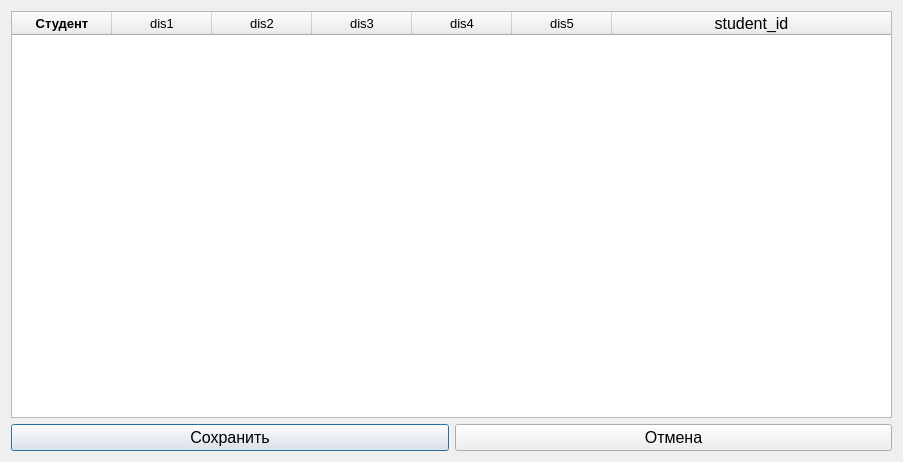
<?xml version="1.0" encoding="UTF-8"?>
<ui version="4.0">
 <class>addoredit_srez_bally</class>
 <widget class="QDialog" name="addoredit_srez_bally">
  <property name="geometry">
   <rect>
    <x>0</x>
    <y>0</y>
    <width>903</width>
    <height>462</height>
   </rect>
  </property>
  <property name="windowTitle">
   <string>Баллы по срезам знаний</string>
  </property>
  <layout class="QGridLayout" name="gridLayout">
   <item row="1" column="0">
    <widget class="QPushButton" name="pushButton_save">
     <property name="font">
      <font>
       <pointsize>12</pointsize>
      </font>
     </property>
     <property name="text">
      <string>Сохранить</string>
     </property>
     <property name="icon">
      <iconset resource="../resourses.qrc">
       <normaloff>:/img/img/save.png</normaloff>:/img/img/save.png</iconset>
     </property>
    </widget>
   </item>
   <item row="1" column="1">
    <widget class="QPushButton" name="pushButton_cancel">
     <property name="font">
      <font>
       <pointsize>12</pointsize>
      </font>
     </property>
     <property name="text">
      <string>Отмена</string>
     </property>
     <property name="icon">
      <iconset resource="../resourses.qrc">
       <normaloff>:/img/img/cancel.png</normaloff>:/img/img/cancel.png</iconset>
     </property>
    </widget>
   </item>
   <item row="0" column="0" colspan="2">
    <widget class="QTableWidget" name="tableWidget">
     <property name="font">
      <font>
       <pointsize>12</pointsize>
      </font>
     </property>
     <attribute name="horizontalHeaderStretchLastSection">
      <bool>true</bool>
     </attribute>
     <column>
      <property name="text">
       <string>Студент</string>
      </property>
      <property name="font">
       <font>
        <pointsize>10</pointsize>
        <weight>75</weight>
        <bold>true</bold>
       </font>
      </property>
     </column>
     <column>
      <property name="text">
       <string>dis1</string>
      </property>
      <property name="font">
       <font>
        <pointsize>10</pointsize>
       </font>
      </property>
     </column>
     <column>
      <property name="text">
       <string>dis2</string>
      </property>
      <property name="font">
       <font>
        <pointsize>10</pointsize>
       </font>
      </property>
     </column>
     <column>
      <property name="text">
       <string>dis3</string>
      </property>
      <property name="font">
       <font>
        <pointsize>10</pointsize>
       </font>
      </property>
     </column>
     <column>
      <property name="text">
       <string>dis4</string>
      </property>
      <property name="font">
       <font>
        <pointsize>10</pointsize>
       </font>
      </property>
     </column>
     <column>
      <property name="text">
       <string>dis5</string>
      </property>
      <property name="font">
       <font>
        <pointsize>10</pointsize>
       </font>
      </property>
     </column>
     <column>
      <property name="text">
       <string>student_id</string>
      </property>
     </column>
    </widget>
   </item>
  </layout>
 </widget>
 <resources>
  <include location="../resourses.qrc"/>
 </resources>
 <connections/>
</ui>
